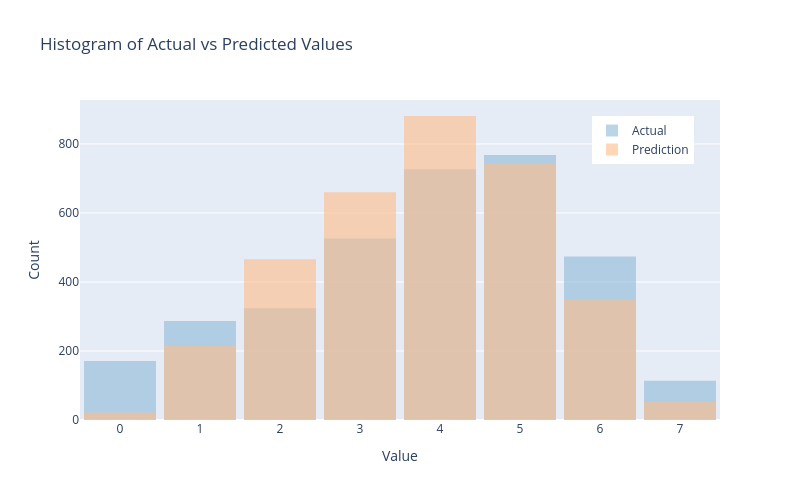

Notebook code for this chart:
### Code cell
plot_hist_plotly(results_test['actual'].cat.codes, results_test['prediction'])

### Figure 1 — Plotly figure (JSON) as saved in the notebook; plotly's stock layout.template omitted (floating-point values rounded to 4 significant figures; data arrays with more than 128 entries replaced by an {"elided": "..."} marker saying what was removed)
{"data": [{"marker": {"color": "#8fbad8"}, "name": "Actual", "opacity": 0.6, "type": "histogram", "x": {"elided": "3391 int values"}, "xbins": {"end": 7.5, "size": 1, "start": -0.5}}, {"marker": {"color": "#febd89"}, "name": "Prediction", "opacity": 0.6, "type": "histogram", "x": {"elided": "3391 int values"}, "xbins": {"end": 7.5, "size": 1, "start": -0.5}}], "layout": {"bargap": 0.1, "barmode": "overlay", "height": 500, "legend": {"x": 0.8, "y": 0.95}, "title": {"text": "Histogram of Actual vs Predicted Values<br>"}, "width": 800, "xaxis": {"dtick": 1, "tick0": 0, "tickmode": "linear", "title": {"text": "Value"}}, "yaxis": {"title": {"text": "Count"}}}}
